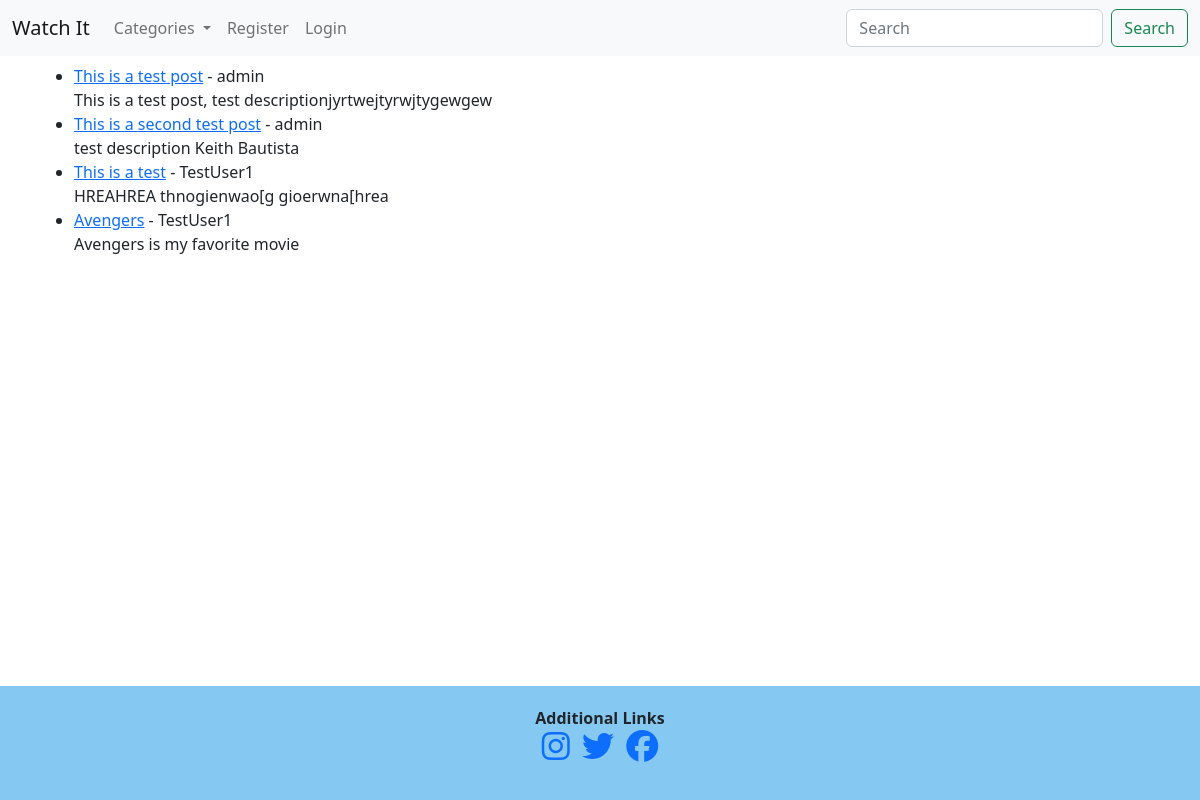
Screenshot of /category/Action/ with the database file from the repository.
### watchit/models.py (models this page shows, shortened)
class Post(models.Model):
    title = models.CharField(max_length=255)
    title_tag = models.CharField(max_length=255)
    author = models.ForeignKey(User, on_delete=models.CASCADE)
    """This will delete all of users' posts"""
    body = models.TextField()
    post_date = models.DateField(auto_now_add=True)
    category = models.CharField(max_length=255, default='Action')
    likes = models.ManyToManyField(User, related_name='blog_posts')

### watchit/views.py (the view)
# urls.py: path('category/<str:category>/', CategoryView, name="category"),
def CategoryView(request, category):
    category_posts = Post.objects.filter(category=category)
    context = {}
    context['category_posts'] = category_posts
    category_menu = Category.objects.all()
    context["category_menu"] = category_menu
    return render(request, 'categories.html', context)

### watchit/models.py (called while the page is built)
    def __str__(self):
        return self.name

### watchit/templates/categories.html (shortened to what this page needs)
{% extends 'base.html' %}
{% block content %}
    {% if user.is_authenticated %}
        {% if category_posts %}
            <h1>{{ Category.name }}</h1>
            <ul>
            {% for Post in category_posts %}
                <li><a href="{% url 'movie-detail' Post.pk %}">{{ Post.title }}</a> - {{ Post.author }} - <a href="{% url 'edit-movie' Post.pk %}">Edit Movie</a> <br/>
                {{ Post.body|slice:":200" }}</li>
            {% endfor %}
            </ul>
        {% else %}
            <h1>There are no posts here yet</h1>
        {% endif %}
    {% else %}
            {% if category_posts %}
            <ul>
            {% for Post in category_posts %}
                <li><a href="{% url 'movie-detail' Post.pk %}">{{ Post.title }}</a> - {{ Post.author }} <br/>
                {{ Post.body|slice:":200" }}</li>
            {% endfor %}
            </ul>
        {% else %}
            <h1>There are no posts here yet</h1>
        {% endif %}
        {% endif %}
{% endblock %}

### rows the page displays
Post: title "This is a test post", author "admin", body "This is a test post, test descriptionjyrtwejtyrwjtygewgew"
Post: title "This is a second test post", author "admin", body "test description Keith Bautista"
Post: title "This is a test", author "TestUser1", body "HREAHREA thnogienwao[g gioerwna[hrea"
Post: title "Avengers", author "TestUser1", body "Avengers is my favorite movie"
